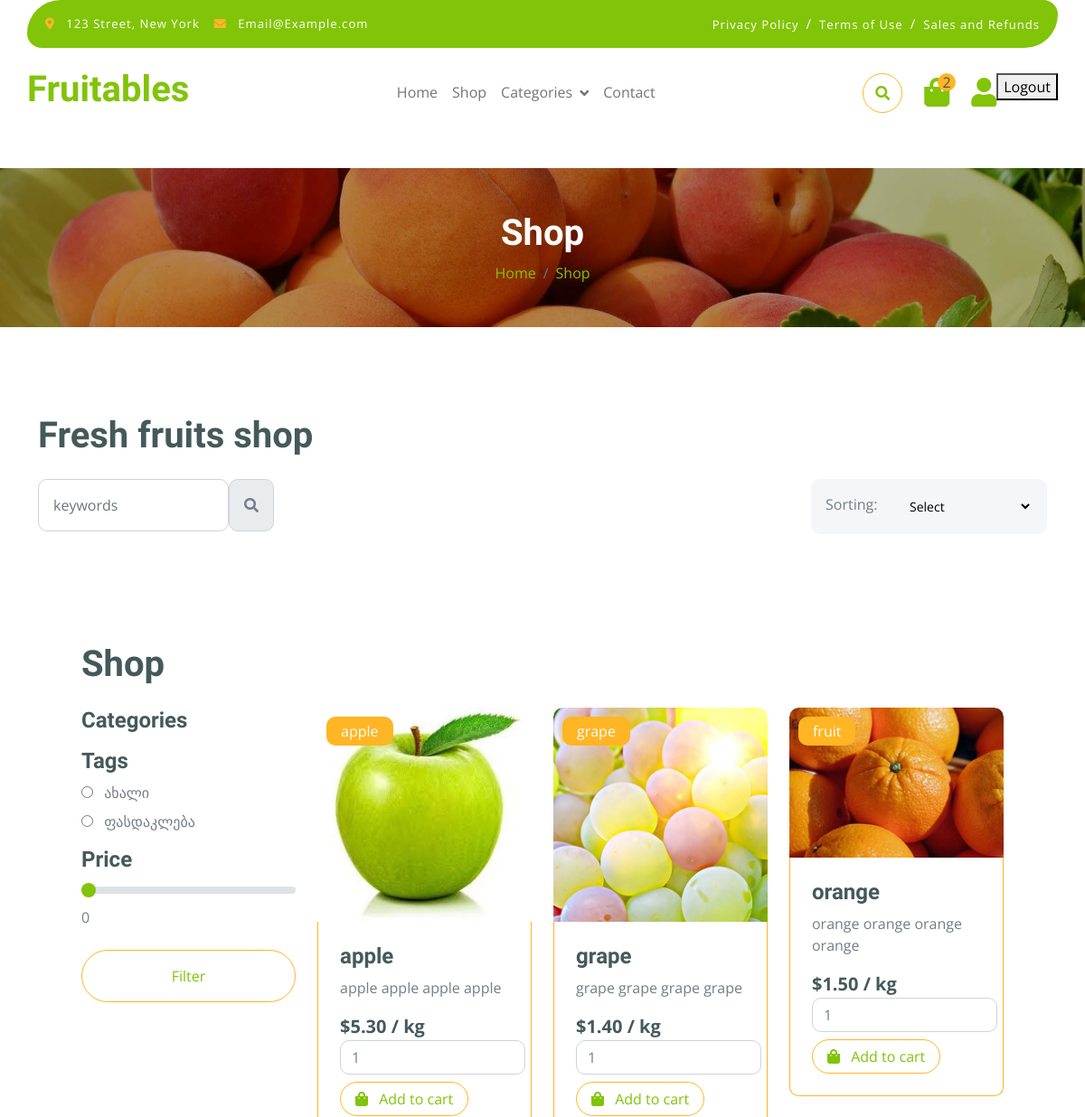
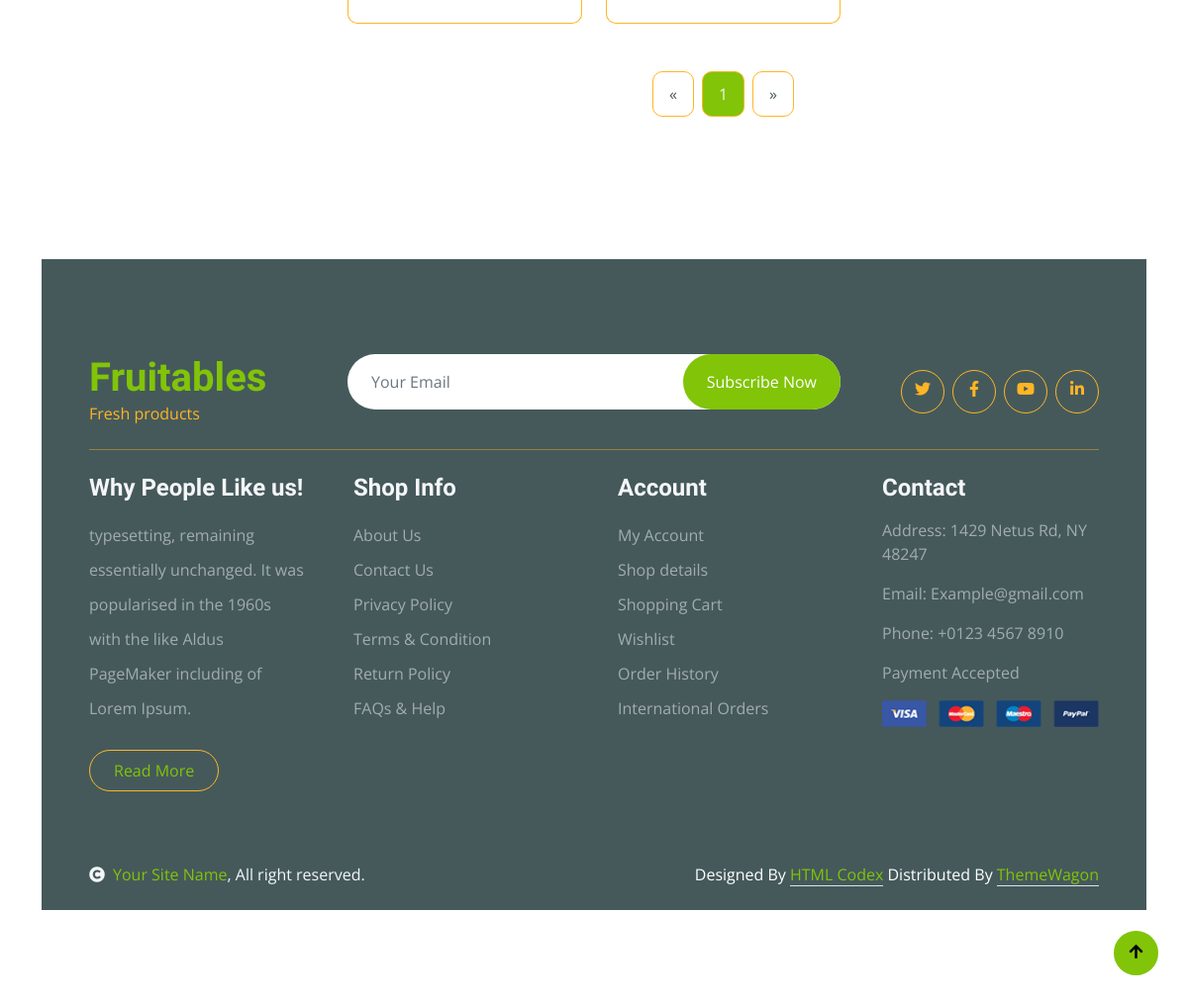
The page /store/category/ (signed in) on the database its author committed (2 pictures, top to bottom).
### store/models.py (models this page shows, shortened)
class Tag(models.Model):
    name = models.CharField(max_length=255)

class Product(models.Model):
    name = models.CharField(max_length=255)
    slug = models.SlugField()
    tags = models.ManyToManyField(Tag, blank=True)
    category = models.ForeignKey(Category, on_delete=models.CASCADE)
    price = models.DecimalField(max_digits=10, decimal_places=2)
    weight = models.DecimalField(max_digits=10, decimal_places=2)
    country_of_origin = models.CharField(max_length=100)
    quality = models.CharField(max_length=100)
    check_healthiness = models.CharField(max_length=100)
    min_weight = models.DecimalField(max_digits=5, decimal_places=5)
    description = models.TextField()
    image = models.ImageField(upload_to='products/')
    quantity = models.IntegerField(default=0)
    created_at = models.DateTimeField(default=timezone.now)

class Category(models.Model):
    name = models.CharField(max_length=255)
    slug = models.SlugField()
    parent = models.ForeignKey(
        'self',
        on_delete=models.CASCADE,
        related_name='children',
        blank=True,
        null=True
    )
    class Meta:
        verbose_name_plural = "Categories"

### store/views.py (the view)
# urls.py: path('category/', ProductListView.as_view(), name='category'),
@method_decorator([login_required, cache_page(600)], name='dispatch')
class ProductListView(ListView):
    template_name = 'shop.html'
    context_object_name = 'products'
    def get_queryset(self):
        queryset = Product.objects.select_related('category').prefetch_related('tags')
        category_slug = self.kwargs.get('slug')
        if category_slug:
            category = get_object_or_404(Category, slug=category_slug)
            queryset = queryset.filter(category=category)
        query = self.request.GET.get('search_bar')
        if query:
            queryset = queryset.filter(name__icontains=query)
        tag = self.request.GET.get('tag')
        if tag:
            queryset = queryset.filter(tags__name=tag)
        price = self.request.GET.get('rangeInput')
        if price:
            try:
                price = float(price)
                queryset = queryset.filter(price__lte=price)
            except ValueError:
                pass
        sort = self.request.GET.get('sort', '')
        if sort == 'price_asc':
            queryset = queryset.order_by('price')
        elif sort == 'price_desc':
            queryset = queryset.order_by('-price')
        elif sort == 'newest':
            queryset = queryset.order_by('created_at')
        else:
            queryset = queryset.order_by('name')
        return queryset
    def get_context_data(self, **kwargs):
        context = super().get_context_data(**kwargs)
        tags = Tag.objects.all()
        root_categories = Category.objects.filter(parent=None)
        category_slug = self.kwargs.get('slug')
        category = get_object_or_404(Category, slug=category_slug) if category_slug else None
        paginator = Paginator(self.get_queryset(), 6)
        page_number = self.request.GET.get('page')
        page_obj = paginator.get_page(page_number)
        context.update({
            'tags': tags,
            'categories': root_categories,
            'category': category,
            'child_categories': category.children.all() if category else None,
            'page_obj': page_obj,
        })
        return context

### store/context_processors.py (called while the page is built)
def categories(request):
    return {
        'categories': Category.objects.all(),
        'cart_count': CartItem.objects.count() - 1,
    }

### templates/shop.html (shortened to what this page needs)
{% extends 'base.html' %}
    {% block content %}
    <div class="container-fluid page-header py-5">
        <h1 class="text-center text-white display-6">Shop</h1>
        <ol class="breadcrumb justify-content-center mb-0">
            <li class="breadcrumb-item"><a href="{% url 'home' %}">Home</a></li>
            <li class="breadcrumb-item"><a href="{% url 'category' %}">Shop</a></li>
        </ol>
    </div>
        <div class="container-fluid fruite py-5">
            <div class="container py-5">
                <h1 class="mb-4">Fresh fruits shop</h1>
                <div class="row g-4">
                    <div class="col-lg-12">
                        <div class="row g-4">
                            <div class="col-xl-3">
                                <div class="input-group w-100 mx-auto d-flex">
                                    <form action="{% url 'category' %}" method="get" class="d-flex">
                                        <label>
                                            <input type="search" class="form-control p-3"  name="search_bar" placeholder="keywords" aria-describedby="search-icon-1">
                                        </label>
                                        <button id="search-icon-1" class="input-group-text p-3"><i class="fa fa-search"></i>
                                        </button>
                                    </form>
                                </div>
                            </div>
                            <div class="col-6"></div>
                            <div class="col-xl-3">
                                <div class="bg-light ps-3 py-3 rounded d-flex justify-content-between mb-4">
                                    <label for="sort">Sorting:</label>
                                    <form id="sortform" method="get">
                                    <select id="sort" name="sort" class="border-0 form-select-sm bg-light me-3" onchange="this.form.submit()">
                                        <option value="volvo">Select</option>
                                    </select>
                                    </form>
                                </div>
                            </div>
                        </div>
    <div class="container-fluid fruite py-5">
        <div class="container py-5">
            <h1 class="mb-4">Shop</h1>
            <div class="row g-4">
                <div class="col-lg-3">
                    <div class="mb-3">
                        <h4>Categories</h4>
                    </div>
                    <div class="mb-3">
                        <h4>Tags</h4>
                        {% for tag in tags %}
                        <div class="mb-2">
                            <input type="radio" class="me-2" id="tag-{{ tag.id }}" name="tag" value="{{ tag.name }}">
                            <label for="tag-{{ tag.id }}">{{ tag.name }}</label>
                        </div>
                        {% endfor %}
                    </div>
                    <div class="mb-3">
                        <h4 class="mb-2">Price</h4>
                        <input type="range" class="form-range w-100" id="rangeInput" name="rangeInput" min="0" max="500" value="0" oninput="amount.value=rangeInput.value">
                        <output id="amount" name="amount" for="rangeInput">0</output>
                    </div>
                    <div class="d-flex justify-content-center my-4">
                        <button type="button" id="filterButton" class="btn border border-secondary px-4 py-3 rounded-pill text-primary w-100">Filter</button>
                    </div>
                </div>
                <div class="col-lg-9">
                    <div class="row g-4 justify-content-center">
                        {% for product in products %}
                            <div class="col-md-6 col-lg-6 col-xl-4">
                            <div class="rounded position-relative fruite-item">
                            <div class="fruite-img">
                        <img src="{{ product.image.url }}" class="img-fluid w-100 rounded-top" alt="{{ product.name }}">
                            </div>
                        <div class="text-white bg-secondary px-3 py-1 rounded position-absolute" style="top: 10px; left: 10px;">
                            {{ product.category.name }}
                             </div>
                        <div class="p-4 border border-secondary border-top-0 rounded-bottom">
                        <h4>{{ product.name }}</h4>
                        <p>{{ product.description }}</p>
                        <div class="d-flex justify-content-between flex-lg-wrap">
                        <p class="text-dark fs-5 fw-bold mb-0">${{ product.price }} / kg</p>
                        <form method="post" action="{% url 'cart' %}">
                            <label>
                                <input type="number" name="quantity" value="1" min="1" class="form-control d-inline w-auto mb-2">
                            </label>
                            <button type="submit" class="btn border border-secondary rounded-pill px-3 text-primary">
                                <i class="fa fa-shopping-bag me-2 text-primary"></i> Add to cart
                            </button>
                        </form>
                </div>
            </div>
                            </div>
        </div>
                {% endfor %}
                    </div>
                    <div class="pagination d-flex justify-content-center mt-5">
                    {% if page_obj.has_previous %}
                         <a href="?page={{ page_obj.previous_page_number }}{% if request.GET.tag %}&tag={{ request.GET.tag }}{% endif %}{% if request.GET.rangeInput %}&rangeInput={{ request.GET.rangeInput }}{% endif %}" class="rounded">&laquo;</a>
                    {% else %}
                        <a href="#" class="rounded disabled">&laquo;</a>
                    {% endif %}
                    {% for page_num in page_obj.paginator.page_range %}
                        {% if page_num == page_obj.number %}
                             <a href="#" class="active rounded">{{ page_num }}</a>
                        {% else %}
                            <a href="?page={{ page_num }}{% if request.GET.tag %}&tag={{ request.GET.tag }}{% endif %}{% if request.GET.rangeInput %}&rangeInput={{ request.GET.rangeInput }}{% endif %}" class="rounded">{{ page_num }}</a>
                        {% endif %}
                    {% endfor %}
                    {% if page_obj.has_next %}
                        <a href="?page={{ page_obj.next_page_number }}{% if request.GET.tag %}&tag={{ request.GET.tag }}{% endif %}{% if request.GET.rangeInput %}&rangeInput={{ request.GET.rangeInput }}{% endif %}" class="rounded">&raquo;</a>
                    {% else %}
                        <a href="#" class="rounded disabled">&raquo;</a>
                    {% endif %}
                    </div>
                </div>
            </div>
        </div>
    </div>
    {% endblock %}

### static/css/style.css (style rules this page uses)
.btn { font-weight: 600; transition: .5s; }
.btn.border-secondary { transition: 0.5s; }
.page-header { position: relative; background: linear-gradient(rgba(0, 0, 0, 0.3), rgba(0, 0, 0, 0.3)), url(../img/cart-page-header-img.jpg); background-position: center center; background-repeat: no-repeat; background-size: cover; }
@media (min-width: 992px) { .hero-header, .page-header { margin-top: 152px !important; } }
.fruite .fruite-item { height: 100%; transition: 0.5s; }
.fruite .fruite-item .fruite-img { overflow: hidden; transition: 0.5s; border-radius: 10px 10px 0 0; }
.fruite .fruite-item .fruite-img img { transition: 0.5s; }
.pagination { display: inline-block; }
.pagination a { color: var(--bs-dark); padding: 10px 16px; text-decoration: none; transition: 0.5s; border: 1px solid var(--bs-secondary); margin: 0 4px; }
.pagination a.active { background-color: var(--bs-primary); color: var(--bs-light); border: 1px solid var(--bs-secondary); }

### rows shown on the page
Tag: name "ახალი"
Tag: name "ფასდაკლება"
Product: image (picture), category.name "apple", name "apple", description "apple apple apple apple", price "5.30"
Product: image (picture), category.name "grape", name "grape", description "grape grape grape grape", price "1.40"
Product: image (picture), category.name "fruit", name "orange", description "orange orange orange orange", price "1.50"

### other values the page prints
{{ cart_count }} "2"
{{ page_num }} "1"
